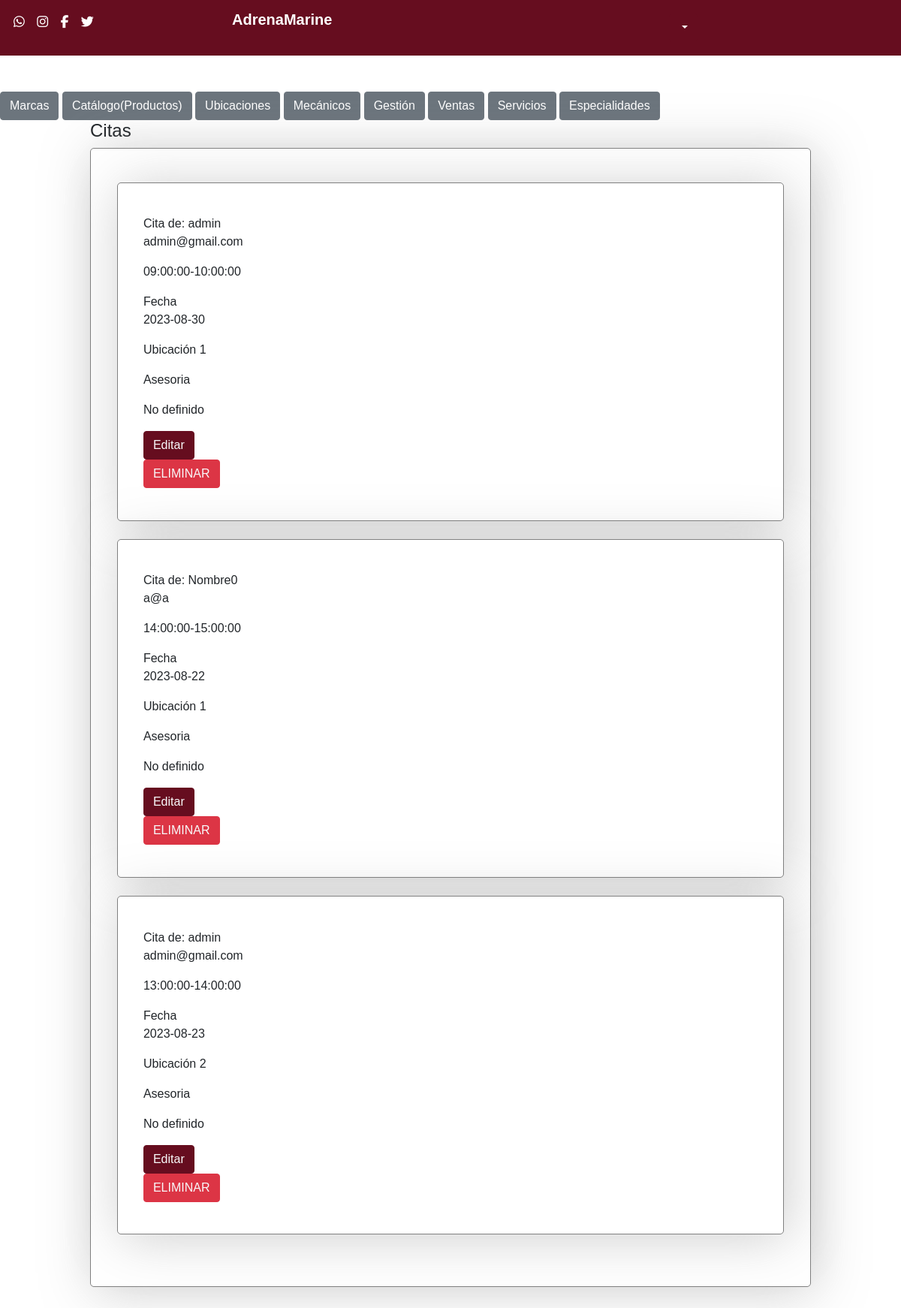
Page /main/admin/meeting.php on the committed database.
### tables this page shows
CREATE TABLE `meetings` (
  `id` int(11) NOT NULL,
  `date` date NOT NULL,
  `id_hour` int(11) NOT NULL,
  `id_mech` int(11) NOT NULL,
  `id_users` int(11) NOT NULL,
  `id_services` int(11) NOT NULL,
  `id_location` int(11) NOT NULL,
  `timestamp` timestamp NOT NULL DEFAULT current_timestamp() ON UPDATE current_timestamp()
);

CREATE TABLE `hour` (
  `id` int(11) NOT NULL,
  `hour` text NOT NULL
);

CREATE TABLE `location` (
  `id` int(11) NOT NULL,
  `name` text NOT NULL,
  `address` text NOT NULL,
  `schedule` text NOT NULL,
  `date` timestamp NOT NULL DEFAULT current_timestamp() ON UPDATE current_timestamp()
);

### php/class/meeting.php (called while the page is built, shortened)
<?php
class meeting{
        public function show() {
            $sql = "SELECT * FROM meetings";
        return $sql;
        }
}
?>

### main/admin/meeting.php (the view, shortened to what this page needs)
<?php
    include '../../php/class/meeting.php';
?>
<!DOCTYPE html>
<html lang="es">
<head>
  <link href="https://cdn.jsdelivr.net/npm/bootstrap@5.0.0/dist/css/bootstrap.min.css" rel="stylesheet" >
    <link rel="stylesheet" href="../../styles/styless.css">
</head>
<body>
<header class="d-flex w-100">
      <div class="text-white w-25 icons">
        <a onclick=""><i class="fa-brands fa-whatsapp"></i></a>
        <a onclick=""><i class="fa-brands fa-instagram"></i></a>
        <a onclick=""><i class="fa-brands fa-facebook-f"></i></a>
        <a onclick=""><i class="fa-brands fa-twitter"></i></a>
      </div>
      <div class="w-50">
        <h1>AdrenaMarine</h1>
      </div>
                <div class="dropdown">
          <button class="btn btn-primary dropdown-toggle" type="button" id="dropdownMenuButton1" data-bs-toggle="dropdown" aria-expanded="false">
          </button>
        </div>
</header>
  <main>
        <a href="./brand.php"><button class="btn btn-secondary">Marcas</button></a>
        <a href="./index.php"><button class="btn btn-secondary">Catálogo(Productos)</button></a>
        <a href="./locations.php"><button class="btn btn-secondary">Ubicaciones</button></a>
        <a href="./mech.php"><button class="btn btn-secondary">Mecánicos</button></a>
        <a href="./001.php"><button class="btn btn-secondary">Gestión</button></a>
        <a href="./sales.php"><button class="btn btn-secondary">Ventas</button></a>
        <a href="./service.php"><button class="btn btn-secondary">Servicios</button></a>
        <a href="./special.php"><button class="btn btn-secondary">Especialidades</button></a>
    <section class="Catalog">
    <h4>Citas</h4>
    <div class="card text-start">
        <div class="card-body">
    <?php
        $meeting = new meeting(0,0,0,0,0);
        $sql = $meeting->show();
        $query= mysqli_query($cone ,$sql);
        if (mysqli_num_rows ($query) > 0)  {
        while ($result = mysqli_fetch_assoc($query)){
      ?>
      <div class="card text-start">
        <div class="card-body">
        <form action="./edit/meeting.php" method="post">
          <?php
            $idS=$result['id_users'];
            $sql2 = "SELECT meetings.id_users, users.id, users.name, users.mail FROM users INNER JOIN meetings WHERE meetings.id_users=('$idS') AND users.id =('$idS');";
            $query2 = mysqli_query($cone ,$sql2 );
            $result2 = mysqli_fetch_assoc($query2);
            echo "Cita de: ".$result2['name'] ?></h4>
          <p class="card-text">
          <?php
            echo $result2['mail'] ?></p>
          <p class="card-text">
            <?php
            $idH=$result['id_hour'];
            $sql3 = "SELECT meetings.id_users, hour.id, hour.hour FROM hour INNER JOIN meetings WHERE meetings.id_hour=('$idH') AND hour.id =('$idH');";
            $query3 = mysqli_query($cone ,$sql3 );
            $result3 = mysqli_fetch_assoc($query3);
            echo $result3['hour'] ?></p>
          <label>Fecha</label><br>
          <p><?php echo $result['date'] ?></p>
          <p class="card-text"><?php
            $idL=$result['id_location'];
            $sql4 = "SELECT meetings.id_users, location.id, location.name FROM location INNER JOIN meetings WHERE meetings.id_location=('$idL') AND location.id =('$idL');";
            $query4 = mysqli_query($cone ,$sql4 );
            $result4 = mysqli_fetch_assoc($query4);
            echo $result4['name'] ?></p>
          <p class="card-text"><?php
            $idSe=$result['id_services'];
            $sql5 = "SELECT meetings.id_users, service.id, service.service FROM service INNER JOIN meetings WHERE meetings.id_services=('$idSe') AND service.id =('$idSe');";
            $query5 = mysqli_query($cone ,$sql5 );
            $result5 = mysqli_fetch_assoc($query5);
            echo $result5['service'] ?></p>
          <p class="card-text"><?php
            $idM=$result['id_mech'];
            $sql6 = "SELECT meetings.id_mech, mech.id, mech.name FROM meetings INNER JOIN mech WHERE meetings.id_mech=('$idM') AND mech.id =('$idM');";
            $query6 = mysqli_query($cone ,$sql6 );
            $result6 = mysqli_fetch_assoc($query6);
            echo $result6['name'] ?></p>
            <input type="submit" button class="btn btn-primary text-light" value="Editar">
            </form>
          <form action="../../php/admin/delete/meeting.php" method="post">
          <input type="submit" button class="btn btn-danger text-light" value="ELIMINAR">
          </form>
        </div>
      </div>
      <?php
      }}else{
        echo '<p class="">No hay citas registradas</p>';
      }
  ?>
    </section>
  </main>
  <br><br>
</body>
</html>

### styles/styless.css (style rules this page uses)
* { box-sizing: border-box; padding: 0; margin: 0; font-family:'Franklin Gothic Medium', 'Arial Narrow', Arial, sans-serif; }
header { background-color: #660D1F; padding: 1.5%; display: flex; margin-bottom: 6vh; }
a { color: white; }
h1 { margin: 0 !important; line-height: 0.8; }
.icons i { font-size: 17px; margin-right: 1vw; color: white; }
header h1 { color: white; font-size: 20px; font-weight: bold; }
.card { border: 1px solid grey; border-radius: 5px; box-shadow: 5px 5px 70px #80808063; padding: 3% 2%; }
.Catalog { width: 80vw; margin: 0 auto; }
header div h1 { text-align: left; }
.btn-primary { background: #660D1F; border-color: #660D1F; }

### rows in the picture
meetings: name "admin", mail "admin@gmail.com", id_hour.hour "09:00:00-10:00:00", date "2023-08-30", id_location.name "Ubicación 1", service "Asesoria", name "No definido"
meetings: name "Nombre0", mail "a@a", id_hour.hour "14:00:00-15:00:00", date "2023-08-22", id_location.name "Ubicación 1", service "Asesoria", name "No definido"
meetings: name "admin", mail "admin@gmail.com", id_hour.hour "13:00:00-14:00:00", date "2023-08-23", id_location.name "Ubicación 2", service "Asesoria", name "No definido"
